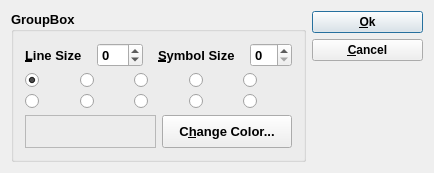
<?xml version="1.0" encoding="UTF-8"?>
<ui version="4.0">
 <class>ColorDialogData</class>
 <widget class="QDialog" name="ColorDialogData">
  <property name="geometry">
   <rect>
    <x>0</x>
    <y>0</y>
    <width>434</width>
    <height>173</height>
   </rect>
  </property>
  <property name="font">
   <font>
    <weight>75</weight>
    <bold>true</bold>
   </font>
  </property>
  <property name="windowTitle">
   <string>ColorDialogData</string>
  </property>
  <layout class="QHBoxLayout">
   <item>
    <widget class="QGroupBox" name="groupBox">
     <property name="font">
      <font>
       <pointsize>10</pointsize>
      </font>
     </property>
     <property name="title">
      <string>GroupBox</string>
     </property>
     <layout class="QVBoxLayout">
      <item>
       <layout class="QHBoxLayout">
        <property name="spacing">
         <number>15</number>
        </property>
        <property name="margin">
         <number>0</number>
        </property>
        <item>
         <widget class="QLabel" name="TextLabel1">
          <property name="text">
           <string>&amp;Line Size</string>
          </property>
          <property name="wordWrap">
           <bool>false</bool>
          </property>
          <property name="buddy">
           <cstring>pLine</cstring>
          </property>
         </widget>
        </item>
        <item>
         <widget class="QSpinBox" name="pLine">
          <property name="minimum">
           <number>-20</number>
          </property>
          <property name="maximum">
           <number>20</number>
          </property>
         </widget>
        </item>
        <item>
         <widget class="QLabel" name="TextLabel2">
          <property name="text">
           <string>&amp;Symbol Size</string>
          </property>
          <property name="wordWrap">
           <bool>false</bool>
          </property>
          <property name="buddy">
           <cstring>pSize</cstring>
          </property>
         </widget>
        </item>
        <item>
         <widget class="QSpinBox" name="pSize"/>
        </item>
       </layout>
      </item>
      <item>
       <layout class="QGridLayout">
        <item row="1" column="4">
         <widget class="QRadioButton" name="p9">
          <property name="text">
           <string/>
          </property>
          <property name="icon">
           <iconset resource="../../img.qrc">
            <normaloff>:/graphics/img/p_fillcircle.png</normaloff>:/graphics/img/p_fillcircle.png</iconset>
          </property>
         </widget>
        </item>
        <item row="0" column="0">
         <widget class="QRadioButton" name="p0">
          <property name="text">
           <string/>
          </property>
          <property name="icon">
           <iconset resource="../../img.qrc">
            <normaloff>:/graphics/img/p_point.png</normaloff>:/graphics/img/p_point.png</iconset>
          </property>
          <property name="checked">
           <bool>true</bool>
          </property>
         </widget>
        </item>
        <item row="0" column="4">
         <widget class="QRadioButton" name="p3">
          <property name="text">
           <string/>
          </property>
          <property name="icon">
           <iconset resource="../../img.qrc">
            <normaloff>:/graphics/img/p_fillsquare.png</normaloff>:/graphics/img/p_fillsquare.png</iconset>
          </property>
         </widget>
        </item>
        <item row="0" column="2">
         <widget class="QRadioButton" name="p5">
          <property name="text">
           <string/>
          </property>
          <property name="icon">
           <iconset resource="../../img.qrc">
            <normaloff>:/graphics/img/p_wye.png</normaloff>:/graphics/img/p_wye.png</iconset>
          </property>
         </widget>
        </item>
        <item row="1" column="1">
         <widget class="QRadioButton" name="p8">
          <property name="text">
           <string/>
          </property>
          <property name="icon">
           <iconset resource="../../img.qrc">
            <normaloff>:/graphics/img/p_fillrombbus.png</normaloff>:/graphics/img/p_fillrombbus.png</iconset>
          </property>
         </widget>
        </item>
        <item row="1" column="2">
         <widget class="QRadioButton" name="p6">
          <property name="text">
           <string/>
          </property>
          <property name="icon">
           <iconset resource="../../img.qrc">
            <normaloff>:/graphics/img/p_star.png</normaloff>:/graphics/img/p_star.png</iconset>
          </property>
         </widget>
        </item>
        <item row="1" column="0">
         <widget class="QRadioButton" name="p4">
          <property name="text">
           <string/>
          </property>
          <property name="icon">
           <iconset resource="../../img.qrc">
            <normaloff>:/graphics/img/p_rombbus.png</normaloff>:/graphics/img/p_rombbus.png</iconset>
          </property>
         </widget>
        </item>
        <item row="0" column="3">
         <widget class="QRadioButton" name="p2">
          <property name="text">
           <string/>
          </property>
          <property name="icon">
           <iconset resource="../../img.qrc">
            <normaloff>:/graphics/img/p_square.png</normaloff>:/graphics/img/p_square.png</iconset>
          </property>
         </widget>
        </item>
        <item row="0" column="1">
         <widget class="QRadioButton" name="p1">
          <property name="text">
           <string/>
          </property>
          <property name="icon">
           <iconset resource="../../img.qrc">
            <normaloff>:/graphics/img/p_crossdiag.png</normaloff>:/graphics/img/p_crossdiag.png</iconset>
          </property>
         </widget>
        </item>
        <item row="1" column="3">
         <widget class="QRadioButton" name="p7">
          <property name="text">
           <string/>
          </property>
          <property name="icon">
           <iconset resource="../../img.qrc">
            <normaloff>:/graphics/img/p_circle.png</normaloff>:/graphics/img/p_circle.png</iconset>
          </property>
         </widget>
        </item>
       </layout>
      </item>
      <item>
       <layout class="QHBoxLayout">
        <item>
         <widget class="QFrame" name="pColor">
          <property name="frameShape">
           <enum>QFrame::StyledPanel</enum>
          </property>
          <property name="frameShadow">
           <enum>QFrame::Raised</enum>
          </property>
         </widget>
        </item>
        <item>
         <widget class="QPushButton" name="PushButton12">
          <property name="sizePolicy">
           <sizepolicy hsizetype="Preferred" vsizetype="Preferred">
            <horstretch>0</horstretch>
            <verstretch>0</verstretch>
           </sizepolicy>
          </property>
          <property name="text">
           <string>C&amp;hange Color...</string>
          </property>
         </widget>
        </item>
       </layout>
      </item>
     </layout>
    </widget>
   </item>
   <item>
    <layout class="QVBoxLayout">
     <item>
      <widget class="QPushButton" name="PushButton10">
       <property name="sizePolicy">
        <sizepolicy hsizetype="Preferred" vsizetype="Preferred">
         <horstretch>0</horstretch>
         <verstretch>0</verstretch>
        </sizepolicy>
       </property>
       <property name="minimumSize">
        <size>
         <width>100</width>
         <height>0</height>
        </size>
       </property>
       <property name="font">
        <font>
         <family>Arial</family>
         <weight>75</weight>
         <bold>true</bold>
        </font>
       </property>
       <property name="text">
        <string>&amp;Ok</string>
       </property>
       <property name="shortcut">
        <string>Alt+O</string>
       </property>
       <property name="default">
        <bool>true</bool>
       </property>
      </widget>
     </item>
     <item>
      <widget class="QPushButton" name="PushButton11">
       <property name="sizePolicy">
        <sizepolicy hsizetype="Preferred" vsizetype="Preferred">
         <horstretch>0</horstretch>
         <verstretch>0</verstretch>
        </sizepolicy>
       </property>
       <property name="minimumSize">
        <size>
         <width>100</width>
         <height>0</height>
        </size>
       </property>
       <property name="font">
        <font>
         <family>Arial</family>
         <weight>75</weight>
         <bold>true</bold>
        </font>
       </property>
       <property name="text">
        <string>&amp;Cancel</string>
       </property>
       <property name="shortcut">
        <string>Alt+C</string>
       </property>
      </widget>
     </item>
     <item>
      <spacer>
       <property name="orientation">
        <enum>Qt::Vertical</enum>
       </property>
       <property name="sizeType">
        <enum>QSizePolicy::Expanding</enum>
       </property>
       <property name="sizeHint" stdset="0">
        <size>
         <width>20</width>
         <height>71</height>
        </size>
       </property>
      </spacer>
     </item>
    </layout>
   </item>
  </layout>
 </widget>
 <layoutdefault spacing="6" margin="11"/>
 <tabstops>
  <tabstop>pLine</tabstop>
  <tabstop>pSize</tabstop>
  <tabstop>p0</tabstop>
  <tabstop>p1</tabstop>
  <tabstop>p5</tabstop>
  <tabstop>p2</tabstop>
  <tabstop>p3</tabstop>
  <tabstop>p4</tabstop>
  <tabstop>p8</tabstop>
  <tabstop>p6</tabstop>
  <tabstop>p7</tabstop>
  <tabstop>p9</tabstop>
  <tabstop>PushButton12</tabstop>
  <tabstop>PushButton10</tabstop>
  <tabstop>PushButton11</tabstop>
 </tabstops>
 <resources>
  <include location="../../img.qrc"/>
 </resources>
 <connections>
  <connection>
   <sender>PushButton10</sender>
   <signal>clicked()</signal>
   <receiver>ColorDialogData</receiver>
   <slot>accept()</slot>
   <hints>
    <hint type="sourcelabel">
     <x>20</x>
     <y>20</y>
    </hint>
    <hint type="destinationlabel">
     <x>20</x>
     <y>20</y>
    </hint>
   </hints>
  </connection>
  <connection>
   <sender>PushButton11</sender>
   <signal>clicked()</signal>
   <receiver>ColorDialogData</receiver>
   <slot>reject()</slot>
   <hints>
    <hint type="sourcelabel">
     <x>20</x>
     <y>20</y>
    </hint>
    <hint type="destinationlabel">
     <x>20</x>
     <y>20</y>
    </hint>
   </hints>
  </connection>
 </connections>
</ui>
